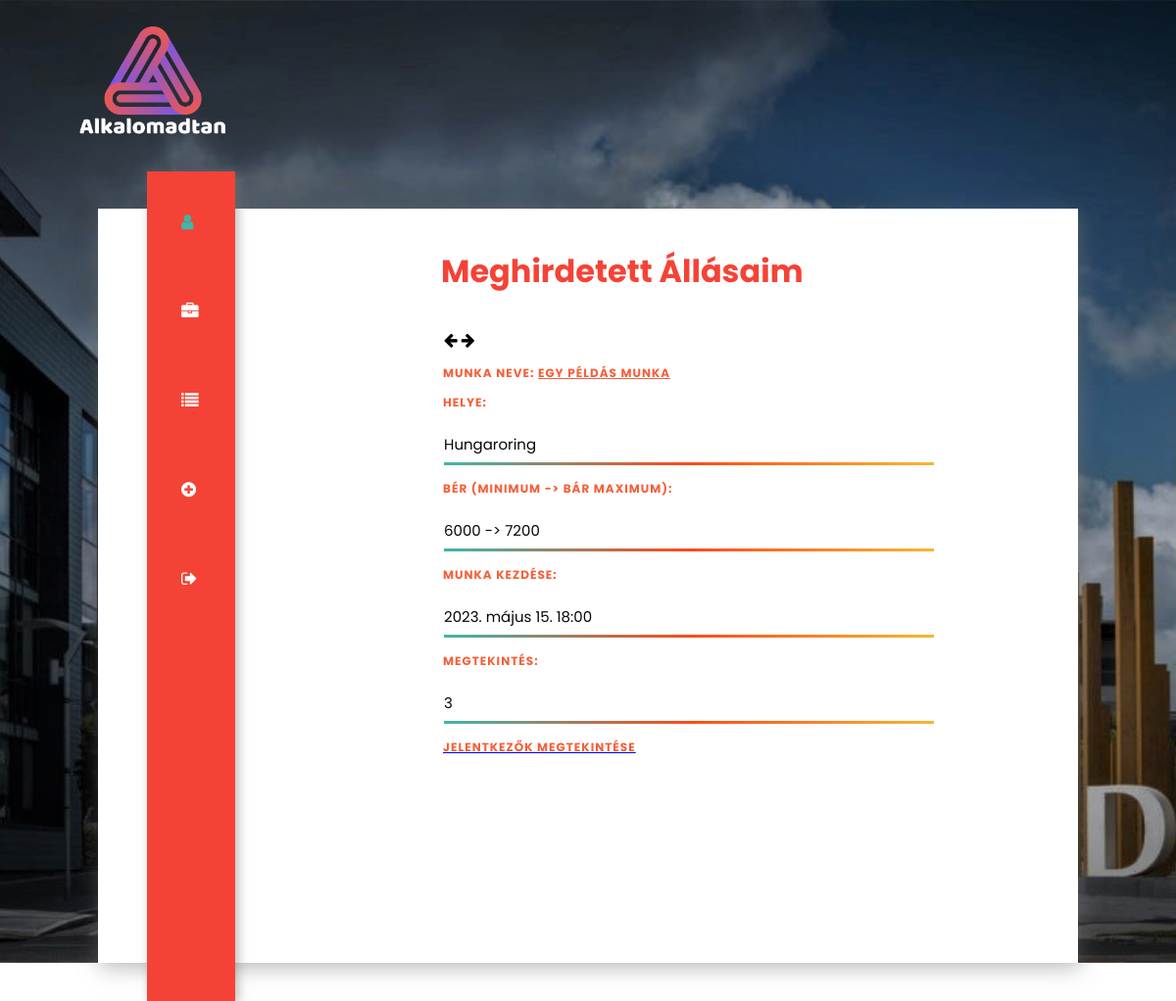
Page /profil/meglevoMunka/ (signed in) on the committed database.
### app/models.py (models this page shows, shortened)
class Munka(models.Model):
    class Meta:
        ordering = ["-katt"]
    nev = models.CharField(max_length=255, null=False)
    leiras = models.TextField(default="", null=False)
    helye = models.CharField(default="", max_length=255)
    katt = models.IntegerField(default=0)
    publikalo = models.ForeignKey(settings.AUTH_USER_MODEL, on_delete=models.CASCADE)
    berMin = models.IntegerField(null=False)
    berMax = models.IntegerField(null=True)
    munkaKezd = models.DateTimeField()

### app/views.py (the view)
# urls.py: path("profil/meglevoMunka/", views.Profil_MeglevoMunka, name="ProfilMeglevoMunka"),
def Profil_MeglevoMunka(request):
    userId = request.user.id
    userUsername = request.user.username
    felhasznalo = request.user
    print(f"Profil_UjMunka(request) - {userUsername} ({userId})")
    munkak = None
    try:
        munkak = list(Munka.objects.filter(publikalo = request.user.id).values())
    except:
        print(traceback.format_exc())
        munkak = None
    template = loader.get_template("app/profile/profilePageAd.html")
    context = {
        "cim": "Profilod",
        "felhasznalo":felhasznalo,
        "munka": munkak
        }
    return HttpResponse(template.render(context,request))

### app/templates/app/profile/profilePageAd.html (shortened to what this page needs)
{% extends 'app/layout/commonhead3.html' %}
{% block content %}
{% load static %}
{% if felhasznalo.is_authenticated %}
{% if munka is not None %}
<div class="rightbox">
    <div class="profile">
        <h1>Meghirdetett Állásaim</h1>
        <table>
            <tr>
                <th>
                    <i class="fa fa-arrow-left" id="lapozoVissza" aria-hidden="true"></i>
                </th>
                <th>
                    <i class="fa fa-arrow-right" id="lapozoElore" aria-hidden="true"></i>
                </th>
            </tr>
        </table>
        <div id="mindenMunka">
        {% for i in munka %}
        <div class="profile munka_{{i.id}} munkaMegjl" id="">
            <h3>Munka neve: <u id="">{{i.nev}}</u></h3>
            <h3>Helye: </h3>
            <p>{{i.helye}}</p>
            <h3>Bér (minimum -> bár maximum):</h3>
            <p>{{i.berMin}} -> {{i.berMax}}</p>
            <h3>Munka kezdése: </h3>
            <p>{{i.munkaKezd}}</p>
            <h3>Megtekintés: </h3>
            <p>{{i.katt}}</p>
            <a href="{% url 'Jelentkezo_Per_Munka' i.id%}"><h3>Jelentkezők megtekintése</h3></a>
            <br>
        </div>
        {% endfor %}
        </div>
    </div>
</div>
</div>
</section>
{% endif %}
{% endif %}
{% endblock %}

### app/static/style3.css (style rules this page uses)
.rightbox { float: right; width: 65%; height: 100%; }
.profile { position: absolute; width: 70%; }
h1 { font-family: 'Poppins', sans-serif; color: #f44336; font-size: 2em; margin-top: 40px; margin-bottom: 35px; }
.header p { border-width: 3px; border-style: solid; border-image: linear-gradient(to right, #3fb6a8, rgb(252, 74, 26), rgb(247, 183, 51)) 1 0%; border-top: 0; width: 500px; font-family: 'Poppins', sans-serif; font-size: 15px; padding: 7px 0; color: #070707; }
h3 { color: #f55f39; font-family: 'Poppins', sans-serif; width: 80%; text-transform: uppercase; font-size: 12px; letter-spacing: 1px; margin-left: 2px; }

### rows in the picture
Munka: nev "EGY PÉLDÁS MUNKA", helye "Hungaroring", berMin "6000", berMax "7200", munkaKezd "2023. május 15. 18:00", katt "3"
